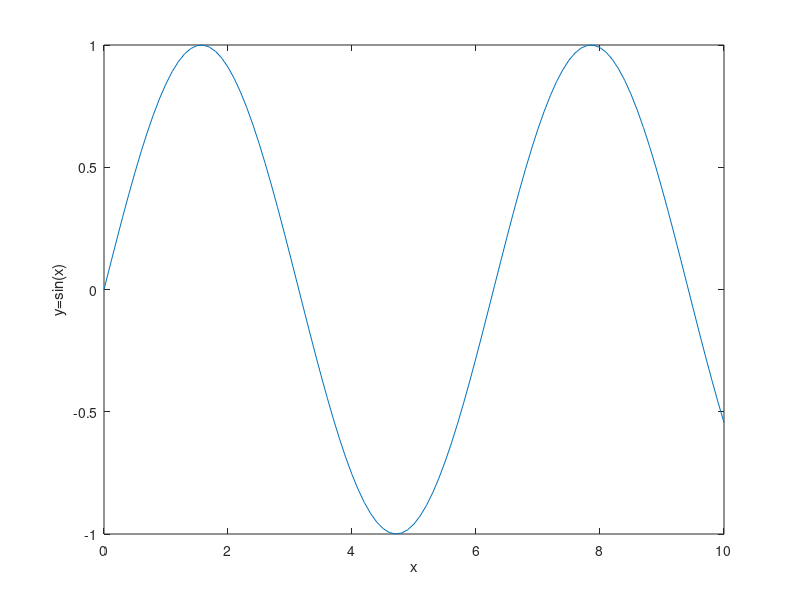

MATLAB code to generate this figure: (Note: this script raises an error after producing the figure.)
%GuiDm_2  Demonstration of selecting equation form menu.
% Copyright S. Nakamura, 1995
close, clear
fg=figure(1);
set(fg, 'Position',[100 100 350 350],...
   'Color',[0.6, .4, .4],...
   'NumberTitle','off',...
   'Name','GuiDm_2')
x=0:0.1:10;, y=sin(x);
p=plot(x,y);xlabel('x');ylabel('y=sin(x)');
stl = uimenu(gcf,...
     'Label','Select Equation',...
     'BackgroundColor',[0.8, 0.8, 0.8]);
F1  = uimenu(stl, ...
     'Label', 'y=sin(x)',...
     'CallBack',...
  'plot(x,sin(x));xlabel(''x'');ylabel(''y=sin(x)'')');
F2  = uimenu(stl, ...
     'Label', 'y=exp(-x)',...
     'CallBack',...
  'plot(x,exp(-x));xlabel(''x'');ylabel(''y=exp(-x)'')');
F3  = uimenu(stl, ...
     'Label', 'y=cos(x^2)',...
     'CallBack',...
     [
      'plot(x,cos(x.^2));',...
      'xlabel(''x'');ylabel(''y=cos(x.^2)'')'...
     ]);
F4  = uimenu(stl, ...
     'Label', 'y=exp(-x.^2)',...
     'CallBack',...
     [
      'plot(x,exp(-x.^2));',...
      'xlabel(''x'');ylabel(''y=exp(-x.^2)'')'...
     ]);
